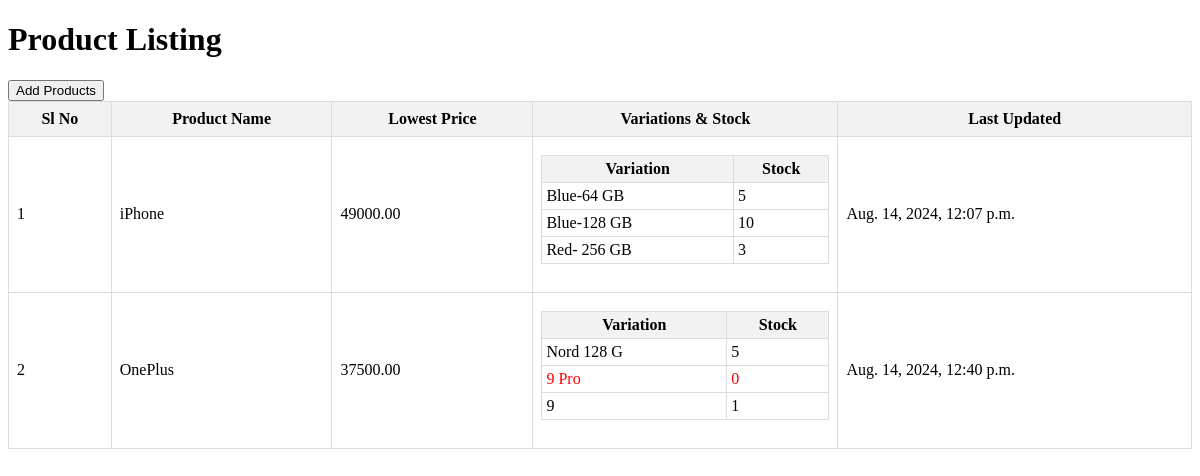
The page / on the database its author committed.
### test_app/models.py (models this page shows, shortened)
class Product(models.Model):
    product_name = models.CharField(max_length=255)
    lowest_price = models.DecimalField(max_digits=10, decimal_places=2)
    last_updated = models.DateTimeField(auto_now=True)

class ProductVariation(models.Model):
    product = models.ForeignKey(Product, on_delete=models.CASCADE, related_name='variations')
    variation_text = models.CharField(max_length=255)
    stock = models.IntegerField()
    last_updated = models.DateTimeField(auto_now=True)

### test_app/views.py (the view)
# urls.py: path('', product_list, name='product_list'),
def product_list(request):
    products = Product.objects.all()
    context = {
        'products': products
    }
    return render(request, 'product_list.html', context)

### test_app/templates/product_list.html (shortened to what this page needs)
<!DOCTYPE html>
<html>
<head>
</head>
<body>
    <h1>Product Listing</h1>
    <button id="uploadButton">Add Products</button>
    <table>
        <thead>
            <tr>
                <th>Sl No</th>
                <th>Product Name</th>
                <th>Lowest Price</th>
                <th>Variations & Stock</th>
                <th>Last Updated</th>
            </tr>
        </thead>
        <tbody>
            {% for product in products %}
                <tr>
                    <td>{{ product.id }}</td>
                    <td>{{ product.product_name }}</td>
                    <td>{{ product.lowest_price }}</td>
                    <td>
                        <table class="nested-table">
                            <thead>
                                <tr>
                                    <th>Variation</th>
                                    <th>Stock</th>
                                </tr>
                            </thead>
                            <tbody>
                                {% for variation in product.variations.all %}
                                    <tr class="{% if variation.stock == 0 %}out-of-stock{% endif %}">
                                        <td>{{ variation.variation_text }}</td>
                                        <td>{{ variation.stock }}</td>
                                    </tr>
                                {% empty %}
                                    <tr>
                                        <td colspan="2">No variations available</td>
                                    </tr>
                                {% endfor %}
                            </tbody>
                        </table>
                    </td>
                    <td>{{ product.last_updated }}</td>
                </tr>
            {% endfor %}
        </tbody>
    </table>
</body>
</html>

### test_app/templates/product_list.html (style rules this page uses)
table { width: 100%; border-collapse: collapse; margin-bottom: 20px; }
th, td { border: 1px solid #ddd; padding: 8px; }
th { background-color: #f2f2f2; }
.nested-table { width: 100%; border-collapse: collapse; margin-top: 10px; }
.nested-table th, .nested-table td { border: 1px solid #ddd; padding: 4px; }
.out-of-stock { color: red; }

### rows shown on the page
Product: id "1", product_name "iPhone", lowest_price "49000.00", last_updated "Aug. 14, 2024, 12:07 p.m."
ProductVariation: variation_text "Blue-64 GB", stock "5"
ProductVariation: variation_text "Blue-128 GB", stock "10"
ProductVariation: variation_text "Red- 256 GB", stock "3"
Product: id "2", product_name "OnePlus", lowest_price "37500.00", last_updated "Aug. 14, 2024, 12:40 p.m."
ProductVariation: variation_text "Nord 128 G", stock "5"
ProductVariation: variation_text "9 Pro", stock "0"
ProductVariation: variation_text "9", stock "1"
